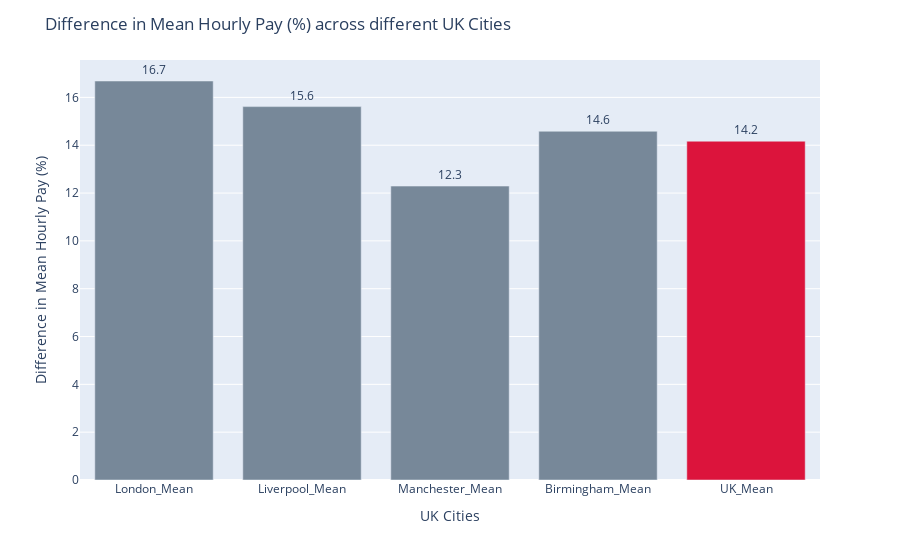

Notebook code cell kept with this figure:
### Code cell
# Data visualisation and comparison across UK cities using Plotly

colors = ['lightslategray'] * 5
colors[4] = 'crimson'

fig = px.bar(x=labels, y=Mean_Values, 
            labels=dict(y="Difference in Mean Hourly Pay (%)", x="UK Cities"), text=Mean_Values)

fig.update_traces(texttemplate='%{text:.3s}', textposition='outside')
fig.update_layout(title_text="Difference in Mean Hourly Pay (%) across different UK Cities")
fig.update_traces(marker_color=colors)


fig.show()

### Figure 1 — Plotly figure (JSON) as saved in the notebook; plotly's stock layout.template omitted (floating-point values rounded to 4 significant figures)
{"data": [{"alignmentgroup": "True", "hovertemplate": "UK Cities=%{x}<br>Difference in Mean Hourly Pay (%)=%{y}<br>text=%{text}<extra></extra>", "legendgroup": "", "marker": {"color": ["lightslategray", "lightslategray", "lightslategray", "lightslategray", "crimson"]}, "name": "", "offsetgroup": "", "orientation": "v", "showlegend": false, "text": [16.69, 15.61, 12.29, 14.58, 14.17], "textposition": "outside", "texttemplate": "%{text:.3s}", "type": "bar", "x": ["London_Mean", "Liverpool_Mean", "Manchester_Mean", "Birmingham_Mean", "UK_Mean"], "xaxis": "x", "y": [16.69, 15.61, 12.29, 14.58, 14.17], "yaxis": "y"}], "layout": {"barmode": "relative", "legend": {"tracegroupgap": 0}, "margin": {"t": 60}, "title": {"text": "Difference in Mean Hourly Pay (%) across different UK Cities"}, "xaxis": {"anchor": "y", "domain": [0, 1], "title": {"text": "UK Cities"}}, "yaxis": {"anchor": "x", "domain": [0, 1], "title": {"text": "Difference in Mean Hourly Pay (%)"}}}}
